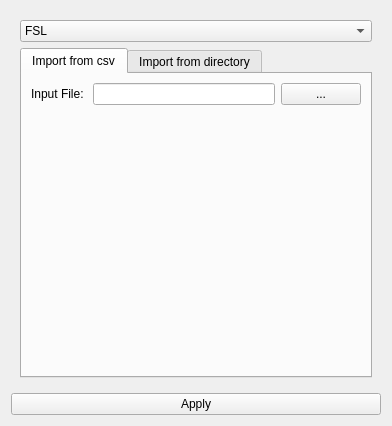
<?xml version="1.0" encoding="UTF-8"?>
<ui version="4.0">
 <class>DataImporter</class>
 <widget class="qMRMLWidget" name="DataImporter">
  <property name="geometry">
   <rect>
    <x>0</x>
    <y>0</y>
    <width>392</width>
    <height>426</height>
   </rect>
  </property>
  <property name="windowTitle">
   <string>Form</string>
  </property>
  <layout class="QGridLayout" name="gridLayout_2">
   <item row="0" column="0">
    <widget class="ctkCollapsibleButton" name="DataImportCollapsibleButton" native="true">
     <property name="text" stdset="0">
      <string>Import Data Properties</string>
     </property>
     <layout class="QVBoxLayout" name="verticalLayout_4">
      <item>
       <widget class="ctkComboBox" name="ImportSourceComboBox">
        <item>
         <property name="text">
          <string>FSL</string>
         </property>
        </item>
        <item>
         <property name="text">
          <string>FreeSurf</string>
         </property>
        </item>
        <item>
         <property name="text">
          <string>AutoSeg</string>
         </property>
        </item>
        <item>
         <property name="text">
          <string>General vtk</string>
         </property>
        </item>
       </widget>
      </item>
      <item>
       <widget class="QTabWidget" name="ImporterTypeTabWidget">
        <property name="tabPosition">
         <enum>QTabWidget::North</enum>
        </property>
        <property name="tabShape">
         <enum>QTabWidget::Rounded</enum>
        </property>
        <property name="currentIndex">
         <number>0</number>
        </property>
        <property name="tabsClosable">
         <bool>false</bool>
        </property>
        <widget class="QWidget" name="CSVImportTab">
         <attribute name="title">
          <string>Import from csv</string>
         </attribute>
         <layout class="QVBoxLayout" name="verticalLayout_3">
          <item>
           <layout class="QHBoxLayout" name="horizontalLayout_2">
            <item>
             <widget class="QLabel" name="label_2">
              <property name="text">
               <string>Input File: </string>
              </property>
             </widget>
            </item>
            <item>
             <widget class="QLineEdit" name="CSVFileNameLineEdit"/>
            </item>
            <item>
             <widget class="QPushButton" name="CSVFileBrowsePushButton">
              <property name="sizePolicy">
               <sizepolicy hsizetype="Minimum" vsizetype="Fixed">
                <horstretch>0</horstretch>
                <verstretch>0</verstretch>
               </sizepolicy>
              </property>
              <property name="text">
               <string>...</string>
              </property>
             </widget>
            </item>
           </layout>
          </item>
          <item>
           <spacer name="verticalSpacer">
            <property name="orientation">
             <enum>Qt::Vertical</enum>
            </property>
            <property name="sizeHint" stdset="0">
             <size>
              <width>20</width>
              <height>40</height>
             </size>
            </property>
           </spacer>
          </item>
         </layout>
        </widget>
        <widget class="QWidget" name="DirectoryImportTab">
         <attribute name="title">
          <string>Import from directory</string>
         </attribute>
         <layout class="QVBoxLayout" name="verticalLayout_2">
          <item>
           <widget class="ctkDirectoryButton" name="DirectoryButton" native="true">
            <property name="directory" stdset="0">
             <string>.</string>
            </property>
            <property name="text" stdset="0">
             <string>Choose Data Directory</string>
            </property>
           </widget>
          </item>
          <item>
           <layout class="QHBoxLayout" name="horizontalLayout">
            <item>
             <widget class="QLabel" name="label">
              <property name="text">
               <string>File Name: </string>
              </property>
             </widget>
            </item>
            <item>
             <widget class="QLineEdit" name="InputFileNameLineEdit"/>
            </item>
           </layout>
          </item>
          <item>
           <spacer name="verticalSpacer_2">
            <property name="orientation">
             <enum>Qt::Vertical</enum>
            </property>
            <property name="sizeHint" stdset="0">
             <size>
              <width>20</width>
              <height>40</height>
             </size>
            </property>
           </spacer>
          </item>
         </layout>
        </widget>
       </widget>
      </item>
     </layout>
    </widget>
   </item>
   <item row="1" column="0">
    <widget class="QPushButton" name="applyButton">
     <property name="text">
      <string>Apply</string>
     </property>
    </widget>
   </item>
  </layout>
 </widget>
 <customwidgets>
  <customwidget>
   <class>qMRMLWidget</class>
   <extends>QWidget</extends>
   <header>qMRMLWidget.h</header>
   <container>1</container>
  </customwidget>
  <customwidget>
   <class>ctkCollapsibleButton</class>
   <extends>QWidget</extends>
   <header>ctkCollapsibleButton.h</header>
   <container>1</container>
  </customwidget>
  <customwidget>
   <class>ctkComboBox</class>
   <extends>QComboBox</extends>
   <header>ctkComboBox.h</header>
  </customwidget>
  <customwidget>
   <class>ctkDirectoryButton</class>
   <extends>QWidget</extends>
   <header>ctkDirectoryButton.h</header>
  </customwidget>
 </customwidgets>
 <resources/>
 <connections/>
</ui>
